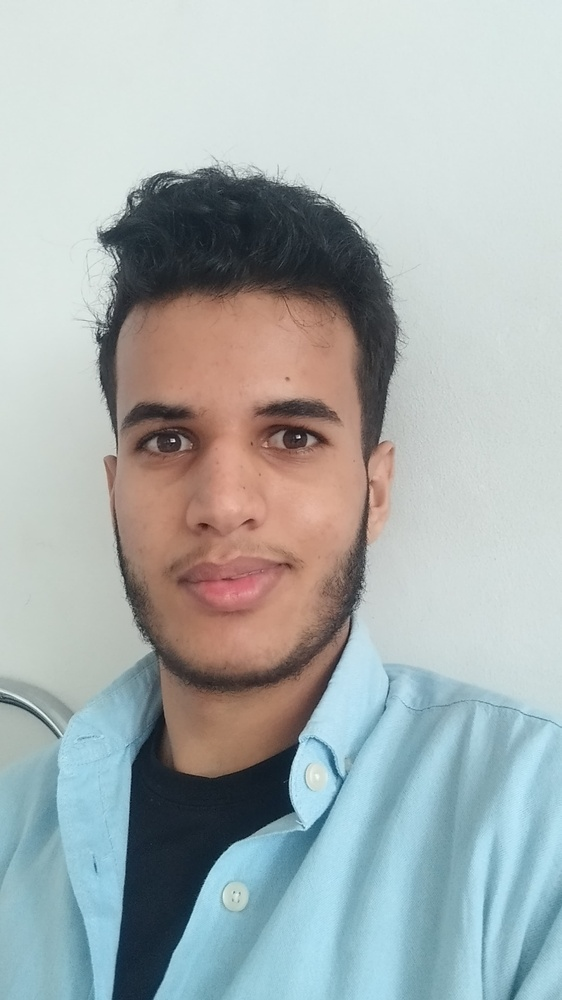
#> input picture PCD/5. Image Quality Improvement/mypic.jpg, 562 x 1000 px, shrunk from 2340 x 4160 before the run
$ python image_quality.py
#> lines starting #> are read from the running program, lines starting #| are printed output that depends on the picture
# Import required libraries
import cv2
import numpy as np
import matplotlib.pyplot as plt

# Step 1: Load image from local file in grayscale mode
image = cv2.imread("mypic.jpg", cv2.IMREAD_GRAYSCALE)
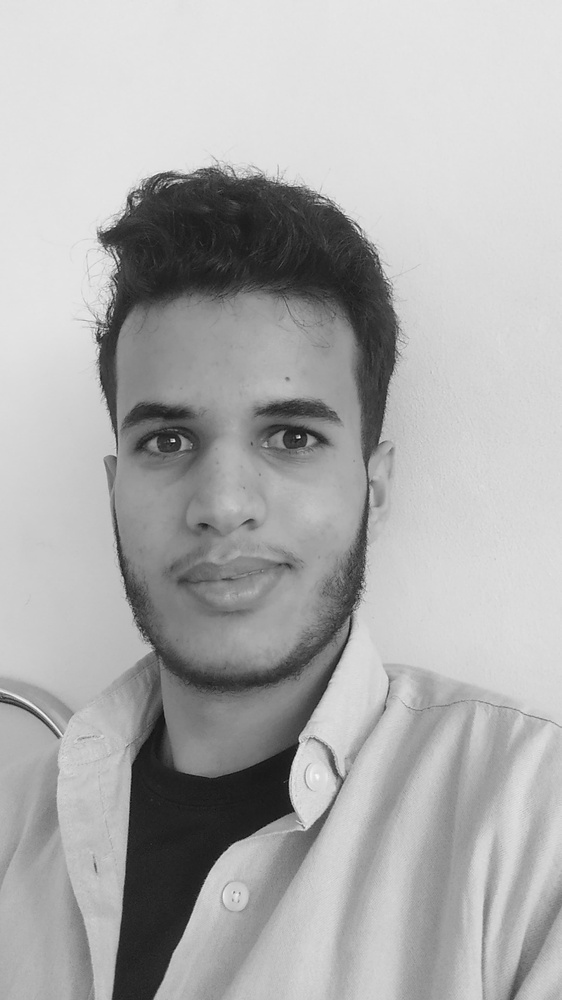
#> image: shape (1000, 562); min 11, max 255, mean 173.5

# Check if the image was loaded successfully
if image is None:
    print("Error: Could not load 'mypic.jpg'. Make sure the file exists in the same folder.")
    exit()

# Step 2: Display the original image
plt.figure(figsize=(8, 6))
plt.title("Original Image")
plt.imshow(image, cmap='gray')
plt.axis('off')
plt.show()

# Step 3: Brightness and Contrast Adjustment
def adjust_brightness_contrast(image, alpha=1.0, beta=0):
    """
    Adjust brightness and contrast.
    alpha: contrast factor (1.0 = no change)
    beta: brightness offset (-127 to +127)
    """
#> called with alpha = 1.5, beta = 50
    adjusted_image = cv2.convertScaleAbs(image, alpha=alpha, beta=beta)
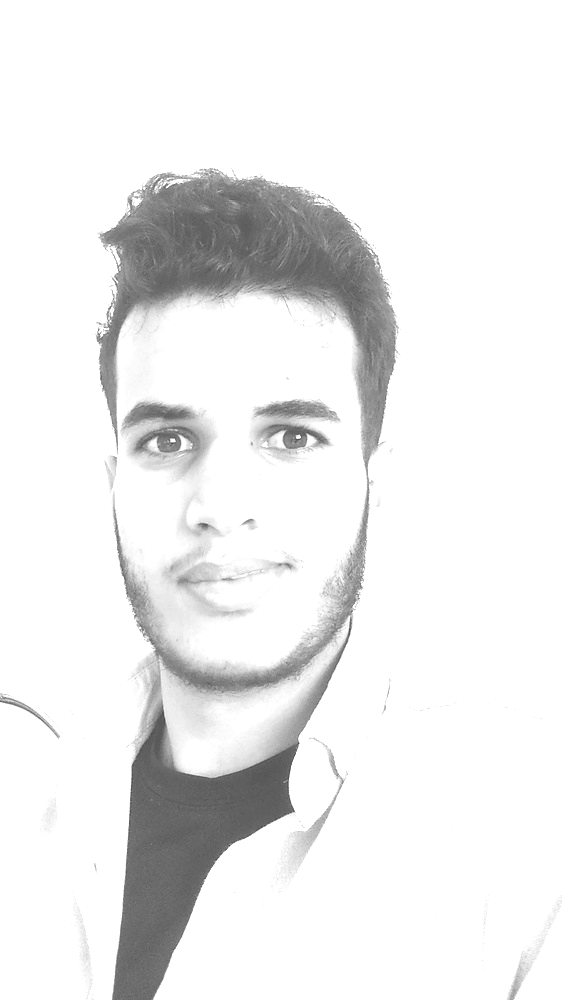
#> adjusted_image: shape (1000, 562); min 66, max 255, mean 236.3
    return adjusted_image

# Increase contrast and brightness
brightened_image = adjust_brightness_contrast(image, alpha=1.5, beta=50)

# Display the adjusted image
plt.figure(figsize=(8, 6))
plt.title("Brightness and Contrast Adjusted Image")
plt.imshow(brightened_image, cmap='gray')
plt.axis('off')
plt.show()

# Step 4: Histogram Equalization
equalized_image = cv2.equalizeHist(image)
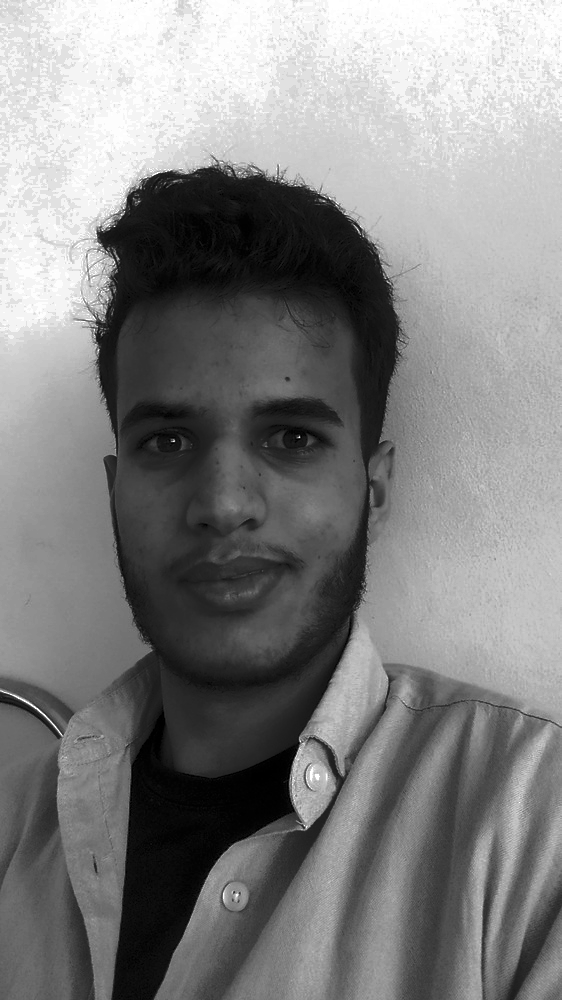
#> equalized_image: shape (1000, 562); min 0, max 255, mean 129.4

# Display the equalized image
plt.figure(figsize=(8, 6))
plt.title("Histogram Equalized Image")
plt.imshow(equalized_image, cmap='gray')
plt.axis('off')
plt.show()

# Step 5: Filtering (Gaussian Blur and Sharpening)

# Apply Gaussian Blur (Low-pass filter)
blurred_image = cv2.GaussianBlur(image, (5, 5), 0)

# Apply Sharpening (High-pass filter)
sharpen_kernel = np.array([[0, -1, 0],
                           [-1, 5, -1],
                           [0, -1, 0]])
sharpened_image = cv2.filter2D(image, -1, sharpen_kernel)

# Display blurred and sharpened images
plt.figure(figsize=(12, 6))

plt.subplot(1, 2, 1)
plt.title("Gaussian Blurred Image")
plt.imshow(blurred_image, cmap='gray')
plt.axis('off')

plt.subplot(1, 2, 2)
plt.title("Sharpened Image")
plt.imshow(sharpened_image, cmap='gray')
plt.axis('off')

plt.tight_layout()
plt.show()
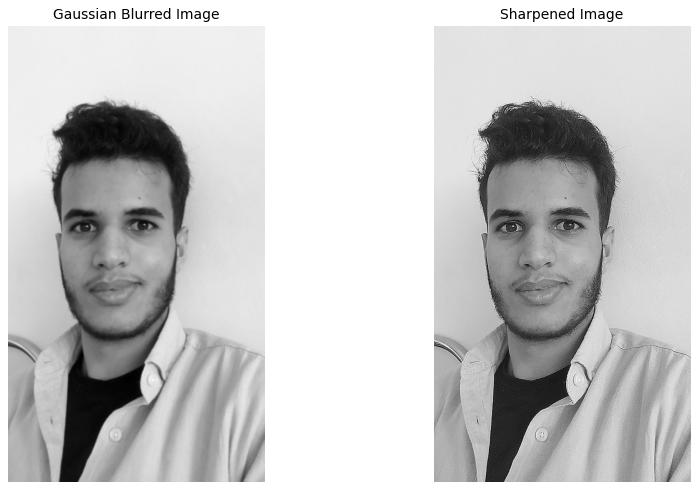
#> figure drawn by matplotlib, 2 panels

print("Process completed! Image quality enhancement operations have been applied.")
